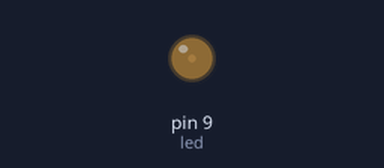
The sketch below on a simulated Arduino Uno, built with avr-gcc and run on an emulated ATmega328P. Shown: output pins drawn as LEDs (lit = HIGH).

Above: at 0.05 s.
At 0.45 s:
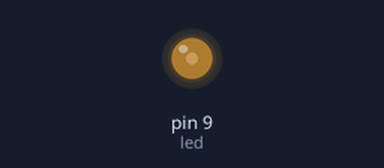
At 0.85 s:
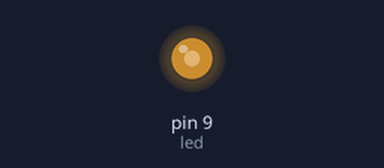
At 1.7 s:
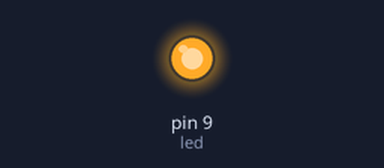
Timing chart, 0 to 3.2 s (numbered marks = the images above):
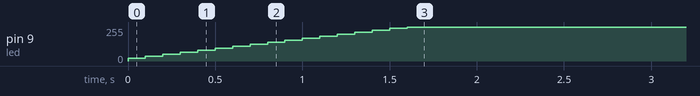

Measured:
- by itself, pin 9 (led): moves from 0/255 to 255/255 over 1.6 s

The sketch:

Fading.ino
```cpp
int led = 9;
int brightness = 20;
int fadeAmount = 15;

void setup() {
  // put your setup code here, to run once:
  pinMode (led, OUTPUT);
}

void loop() {
  // put your main code here, to run repeatedly:

  analogWrite(led, brightness);

  brightness = brightness+fadeAmount;

  if (brightness == 0 || brightness == 255) {
    fadeAmount = -fadeAmount ;
  }

  delay(100);

}
```
